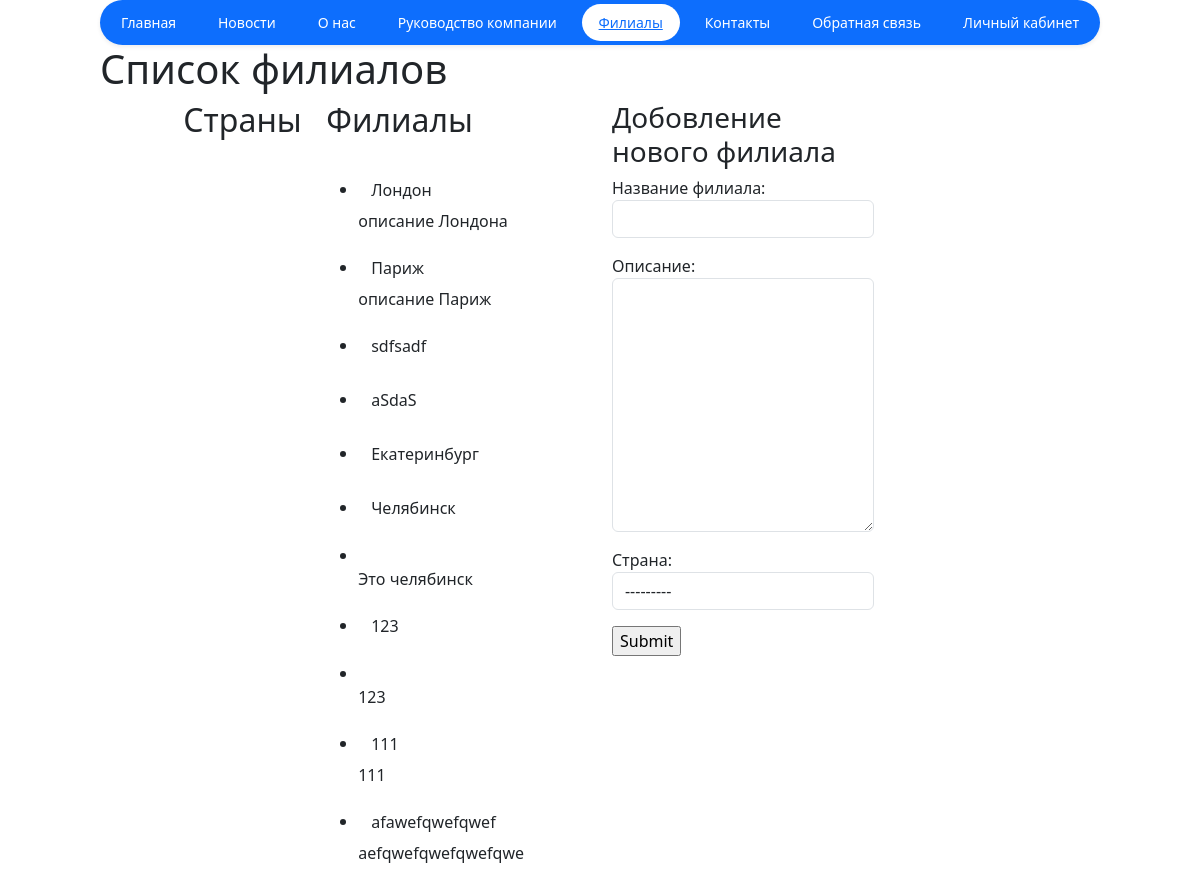
The page /branches on the database as committed earlier.
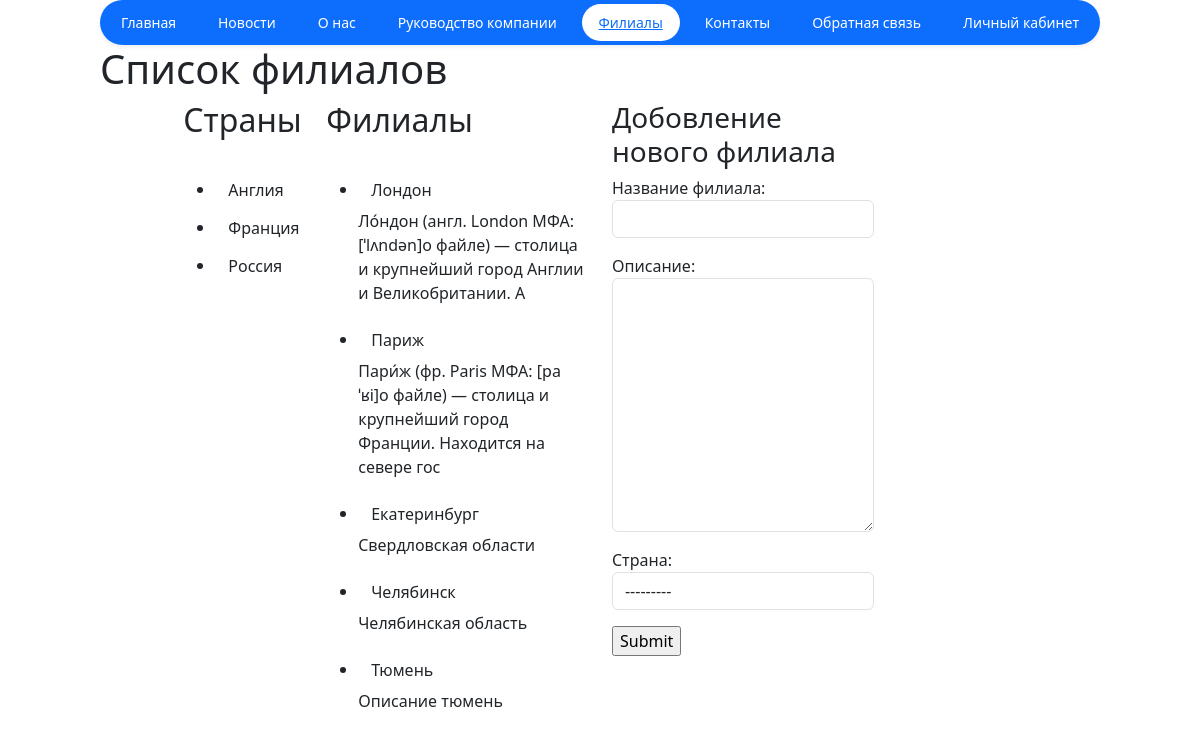
The same page on the database as committed later.
### core/models.py (models this page shows, shortened)
class Branch(models.Model):
    title = models.CharField(max_length=255, verbose_name="Заголовок", blank=True)
    text = models.TextField(verbose_name="описание")
    country = models.ForeignKey(Countries, on_delete=models.SET_NULL, null=True, blank=True,
                                related_name='country_branches')
    class Meta:
        verbose_name = "Филиал"
        verbose_name_plural = "Филиалы"
    def get_short_text(self):
        return self.text[:100]

class Countries(models.Model):
    title = models.CharField(max_length=255, verbose_name="Название", blank=True)
    def __str__(self):
        return self.title

### core/views.py (the view, shortened to what this page needs)
# urls.py: path("branches", branches, name="branches"),
def branches(request, country_id=None):
    context = {}
    branches = Branch.objects.all()
    countries = Countries.objects.all()
    branch_form = BranchForm
    if country_id:
        country = get_object_or_404(Countries, id=country_id)
        branches = Branch.objects.filter(country=country)
        context.update({"active_country": country})
    context.update({"branches": branches, "countries": countries, "branch_form": branch_form})
    return render(
        request, "branches.html", context
    )

### templates/branches.html (shortened to what this page needs)
{% extends "base.html" %}
{% block content %}
    <h1>Список филиалов</h1>
    <div class="col-md-10 mx-auto">
    <div class="row">
        <div class="col-md-2">
            <h2>Страны</h2>
            <p class="d-inline-flex gap-1">
            <ul>
                {% for j in countries %}
                    <li><a href="{% url 'branches_country' j.id %}" class="btn {% if active_country == j %} btn-primary {% endif %}" role="button" data-bs-toggle="button">{{ j.title }}</a></li>
                {% endfor %}
            </ul>
            </p>
        </div>
        <div class="col-md-4">
            <h2>Филиалы</h2>
            <p class="d-inline-flex gap-1">
            <ul>
                {% for i in branches %}
                    <li><a href="{% url 'branches_detail' i.id %}" class="btn" role="button" data-bs-toggle="button">{{ i.title }}</a></li>
                    <p>{{ i.get_short_text }}</p>
                {% endfor %}
            </ul>
            </p>
        </div>
           <div class="col-md-4">
        <h3>Добовление нового филиала</h3>
        <form action="{% url 'branches_add' %}" method='post'>
            <div class="mb-3">
                <label for="{{ form.title.id_for_label }}">Название филиала:</label>
                {{ branch_form.title }}
            </div>
            <div class="mb-3">
                <label for="{{ form.text.id_for_label }}">Описание:</label>
                {{ branch_form.text }}
            </div>
            <div class="mb-3">
                <label for="{{ form.country.id_for_label }}">Страна:</label>
                {{ branch_form.country }}
            </div>
                   <input type="submit" value="Submit">
        </form>
    </div>
    </div>
    </div>
{% endblock %}

### templates/base.html (shortened to what this page needs)
{% load static %}
<!DOCTYPE html>
<html lang="en">
  <head>
      <link rel="stylesheet" href="{% static 'style.css' %}">
      <link rel="stylesheet" href="{% static 'bootstrap/css/bootstrap.css' %}">
  </head>
  <body>
    <main>
        <div class="col-md-10 mx-auto">
             <ul class="nav nav-pills nav-fill gap-2 p-1 small bg-primary rounded-5 shadow-sm" id="pillNav2" role="tablist" style="--bs-nav-link-color: var(--bs-white); --bs-nav-pills-link-active-color: var(--bs-primary); --bs-nav-pills-link-active-bg: var(--bs-white);">
  <li class="nav-item" role="presentation"><a href="{% url 'main' %}">
    <button class="nav-link rounded-5{% if request.path == '/'%} nav-link active rounded-5 {% endif %}" id="first-tab2" data-bs-toggle="tab" type="button" role="tab" aria-selected="true">Главная</button></a>
  </li>
        <li class="nav-item" role="presentation"><a href="{% url 'news' %}">
    <button class="nav-link rounded-5{% if request.path == '/news'%} nav-link active rounded-5 {% endif %}" id="news-tab2" data-bs-toggle="tab" type="button" role="tab" aria-selected="true">Новости</button></a>
  </li>
    <li class="nav-item" role="presentation"><a href="{% url 'about' %}">
    <button class="nav-link rounded-5{% if request.path == '/about'%} nav-link active rounded-5 {% endif %}" id="obout-tab2" data-bs-toggle="tab" type="button" role="tab" aria-selected="true">О нас</button></a>
  </li>
    <li class="nav-item" role="presentation"><a href="{% url 'management' %}">
    <button class="nav-link rounded-5{% if request.path == '/management'%} nav-link active rounded-5 {% endif %}" id="management-tab2" data-bs-toggle="tab" type="button" role="tab" aria-selected="true">Руководство компании</button></a>
  </li>
  <li class="nav-item" role="presentation"><a href="{% url 'branches' %}">
    <button class="nav-link rounded-5{% if request.path == '/branches'%} nav-link active rounded-5 {% endif %}" id="branches-tab2" data-bs-toggle="tab" type="button" role="tab" aria-selected="false">Филиалы</button></a>
  </li>
  <li class="nav-item" role="presentation"><a href="{% url 'contacts' %}">
    <button class="nav-link rounded-5{% if request.path == '/contacts'%} nav-link active rounded-5 {% endif %}" id="contact-tab2" data-bs-toggle="tab" type="button" role="tab" aria-selected="false">Контакты</button></a>
  </li>
    <li class="nav-item" role="presentation"><a href="{% url 'feedbacks' %}">
    <button class="nav-link rounded-5{% if request.path == '/feedbacks'%} nav-link active rounded-5 {% endif %}" id="feedbacks-tab2" data-bs-toggle="tab" type="button" role="tab" aria-selected="false">Обратная связь</button></a>
  </li>
               <li class="nav-item" role="presentation"><a href="{% url 'home' %}">
    <button class="nav-link rounded-5" id="login-tab2" data-bs-toggle="tab" type="button" role="tab" aria-selected="false">Личный кабинет</button></a>
  </li>
</ul>
            {% block content %}{% endblock %}
        </div>
    </main>
  </body>
</html>

Rows that differ between the two databases and show on the page:
removed Branch: title "sdfsadf"
removed Branch: title "aSdaS"
removed Branch: get_short_text "Это челябинск"
removed Branch: title "123"
removed Branch: get_short_text "123"
removed Branch: title "111", get_short_text "111"
removed Branch: title "afawefqwefqwef", get_short_text "aefqwefqwefqwefqwe"
added Countries: title "Англия"
added Countries: title "Франция"
added Countries: title "Россия"
changed Branch "Лондон": get_short_text "описание Лондона" → "Ло́ндон (англ. London МФА: [ˈlʌndən]о файле) — столица и крупнейший город Англии и Великобритании. А"
changed Branch "Париж": get_short_text "описание Париж" → "Пари́ж (фр. Paris МФА: [paˈʁi]о файле) — столица и крупнейший город Франции. Находится на севере гос"
changed Branch "Екатеринбург": get_short_text (not shown) → "Свердловская области"
changed Branch "Челябинск": get_short_text (not shown) → "Челябинская область"
added Branch: title "Тюмень", get_short_text "Описание тюмень"
